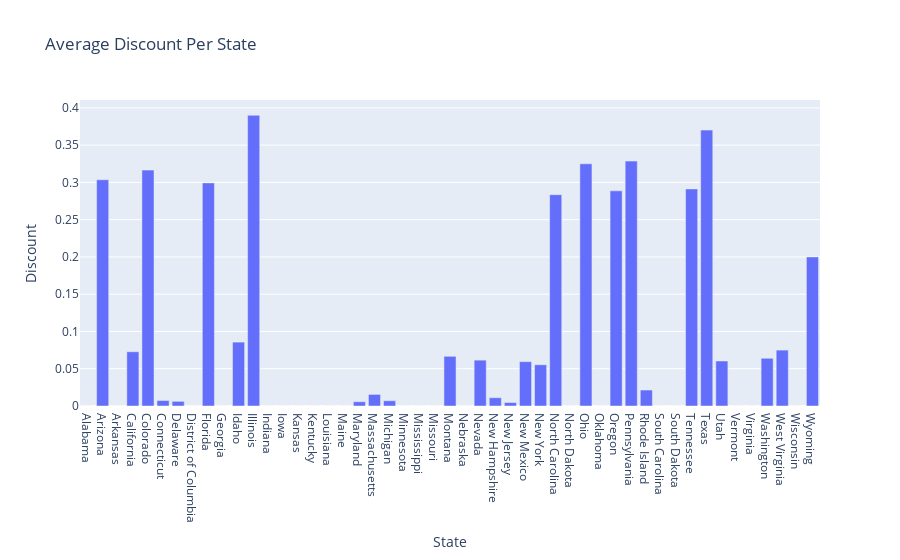

Notebook source saved alongside this figure:
### Code cell
#Bar chart of average discount per state.
def averageDiscountPerState(df):
    try:
        avg_discount = df.groupby('State')['Discount'].mean().reset_index()
        fig = px.bar(avg_discount, x='State', y='Discount', title='Average Discount Per State')
        fig.show()
        logging.info("Average discount per state plotted successfully.")
    except Exception as e:
        logging.error(f"Error plotting average discount per state: {e}")

averageDiscountPerState(dfo)

### Figure 1 — Plotly figure (JSON) as saved in the notebook; plotly's stock layout.template omitted (floating-point values rounded to 4 significant figures)
{"data": [{"alignmentgroup": "True", "hovertemplate": "State=%{x}<br>Discount=%{y}<extra></extra>", "legendgroup": "", "marker": {"color": "#636efa", "pattern": {"shape": ""}}, "name": "", "offsetgroup": "", "orientation": "v", "showlegend": false, "textposition": "auto", "type": "bar", "x": ["Alabama", "Arizona", "Arkansas", "California", "Colorado", "Connecticut", "Delaware", "District of Columbia", "Florida", "Georgia", "Idaho", "Illinois", "Indiana", "Iowa", "Kansas", "Kentucky", "Louisiana", "Maine", "Maryland", "Massachusetts", "Michigan", "Minnesota", "Mississippi", "Missouri", "Montana", "Nebraska", "Nevada", "New Hampshire", "New Jersey", "New Mexico", "New York", "North Carolina", "North Dakota", "Ohio", "Oklahoma", "Oregon", "Pennsylvania", "Rhode Island", "South Carolina", "South Dakota", "Tennessee", "Texas", "Utah", "Vermont", "Virginia", "Washington", "West Virginia", "Wisconsin", "Wyoming"], "xaxis": "x", "y": [0, 0.3036, 0, 0.07276, 0.3165, 0.007317, 0.00625, 0, 0.2993, 0, 0.08571, 0.39, 0, 0, 0, 0, 0, 0, 0.005714, 0.01556, 0.007059, 0, 0, 0, 0.06667, 0, 0.06154, 0.01111, 0.004615, 0.05946, 0.05532, 0.2835, 0, 0.3249, 0, 0.2887, 0.3286, 0.02143, 0, 0, 0.2913, 0.3702, 0.06038, 0, 0, 0.06403, 0.075, 0, 0.2], "yaxis": "y"}], "layout": {"barmode": "relative", "legend": {"tracegroupgap": 0}, "title": {"text": "Average Discount Per State"}, "xaxis": {"anchor": "y", "domain": [0, 1], "title": {"text": "State"}}, "yaxis": {"anchor": "x", "domain": [0, 1], "title": {"text": "Discount"}}}}
